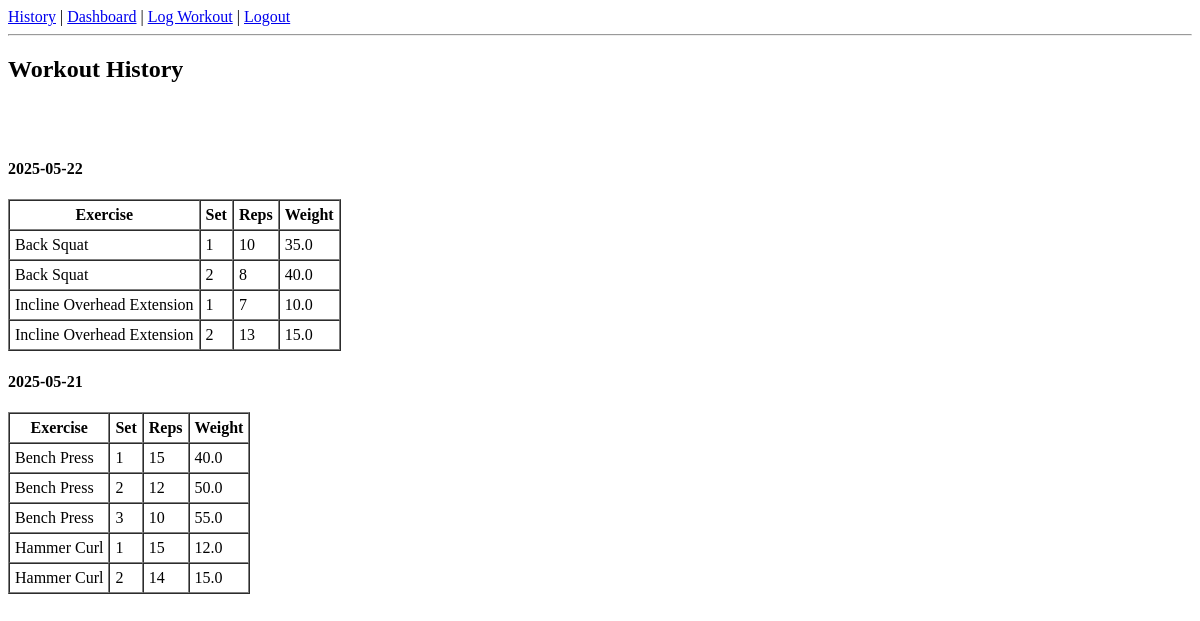
Page /history (signed in) on the earlier database version.
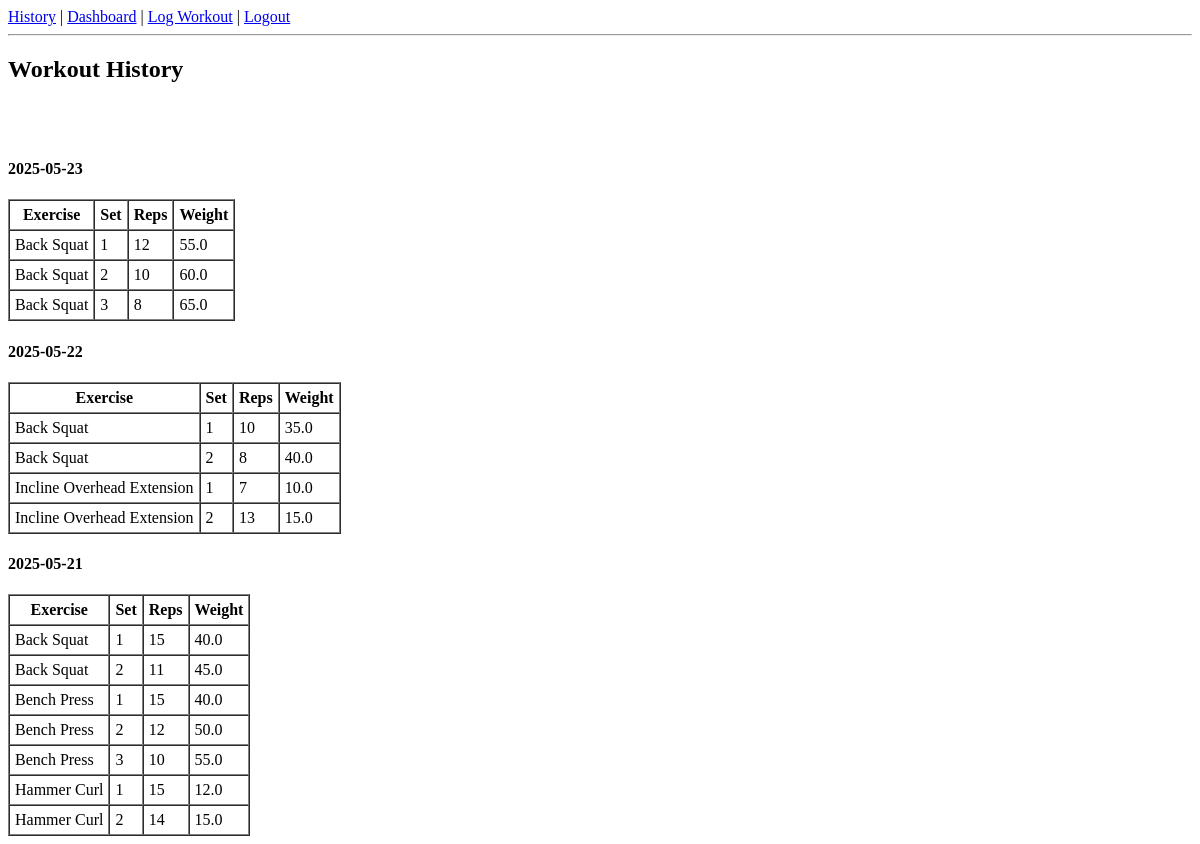
Same page on the later database version.
### tables this page shows
CREATE TABLE workouts (
            id INTEGER PRIMARY KEY AUTOINCREMENT,
            user_id INTEGER,
            date TEXT NOT NULL,
            exercise TEXT NOT NULL,
            set_number INTEGER NOT NULL,
            reps INTEGER NOT NULL,
            weight REAL,
            notes TEXT,
            FOREIGN KEY (user_id) REFERENCES users(id)
        );

### app.py (the view)
@app.route('/history')
def history():
    if 'user' not in session:
        return redirect('/login')
    user_id = session['user_id']
    conn = sqlite3.connect('workout_tracker.db')
    c = conn.cursor()
    c.execute('''SELECT DISTINCT date FROM workouts
              WHERE user_id = ? ORDER BY date DESC''', (user_id,))
    dates = [row[0] for row  in c.fetchall()]
    all_workouts = {}
    for date in dates:
        c.execute('''SELECT exercise, set_number, reps, weight
                  FROM workouts
                  WHERE user_id = ? AND date = ?
                  ORDER BY exercise, set_number''', (user_id, date))
        all_workouts[date] = c.fetchall()
    conn.close()
    return render_template('history.html', all_workouts=all_workouts)

### templates/history.html
{% extends "base.html" %}
{% block content %}
    <h2>Workout History</h2><br><br>
    {% if all_workouts %}
        {% for date, exercise in all_workouts.items() %}
            <h4>{{ date }}</h4>
            <table border="1" cellpadding="5" cellspacing="0">
                <thead>
                    <tr>
                        <th>Exercise</th>
                        <th>Set</th>
                        <th>Reps</th>
                        <th>Weight</th>
                    </tr>
                </thead>
                <tbody>
                    {% for ex in exercise %}
                    <tr>
                        <td>{{ ex[0] }}</td>
                        <td>{{ ex[1] }}</td>
                        <td>{{ ex[2] }}</td>
                        <td>{{ ex[3] }}</td>
                    </tr>
                    {% endfor %}
                </tbody>
            </table>
        {% endfor %}
    {% else %}
            <p>No workouts logget yet. Start Training</p>
    {% endif %}
{% endblock %}

Differences in the rows shown:
added workouts: exercise "Back Squat", set_number "1", reps "12", weight "55.0", shown under "2025-05-23"
added workouts: exercise "Back Squat", set_number "2", reps "10", weight "60.0", shown under "2025-05-23"
added workouts: exercise "Back Squat", set_number "3", reps "8", weight "65.0", shown under "2025-05-23"
added workouts: exercise "Back Squat", set_number "1", reps "15", weight "40.0", shown under "2025-05-21"
added workouts: exercise "Back Squat", set_number "2", reps "11", weight "45.0", shown under "2025-05-21"
Other differences:
new list line: "2025-05-23 Exercise Set Reps Weight"
